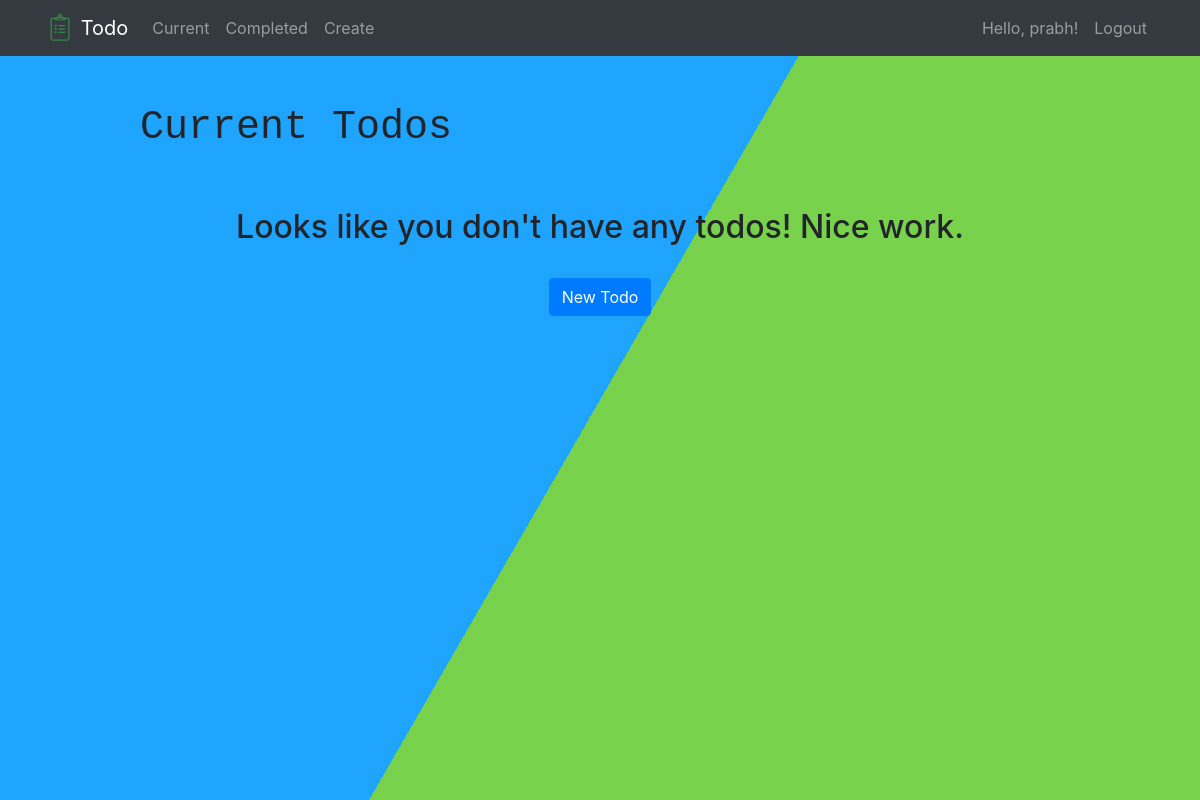
/current/ (signed in), run on an earlier commit of the app's database.
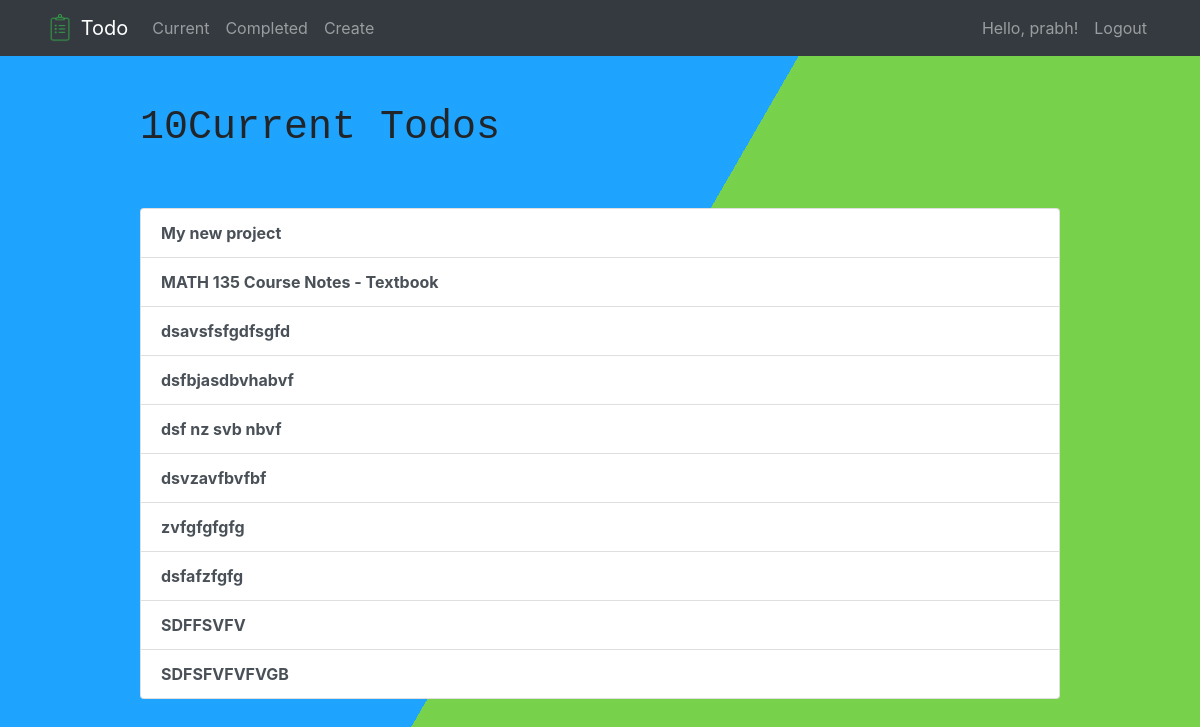
And on a later commit of the database.
### todo/models.py (models this page shows, shortened)
class Todo(models.Model):
    title = models.CharField(max_length = 100)
    memo = models.TextField(blank = True)
    created = models.DateTimeField(auto_now_add = True)
    datecompleted = models.DateTimeField(null = True, blank = True)
    important = models.BooleanField(default = False)
    user = models.ForeignKey(User, on_delete = models.CASCADE)

### todo/views.py (the view)
# urls.py: path('current/', views.currenttodos, name='currenttodos'),
@login_required
def currenttodos(request):
    todos = Todo.objects.filter(user=request.user, datecompleted__isnull = True)
    return render(request, 'todo/currenttodos.html', {'todos': todos})

### todo/templates/todo/currenttodos.html (shortened to what this page needs)
{% extends "todo/base.html" %}
{% block content %}
    <div class="row justify-content-center mt-5">
        <div class="col-md-10">
            {% if todos %}
                 <h1>{{ todos.count }}Current Todo{{ todos.count|pluralize }}</h1>
            {% else %}
                           <h1>Current Todos</h1>
            {% endif %}
        </div>
    </div>
    <div class="row justify-content-center mt-5">
        <div class="col-md-10">
        {% if todos %}
            <div class="list-group">
                {% for todo in todos %}
                    <a href="{% url 'viewtodo' todo.id %}" class="list-group-item list-group-item-action"><b>{{ todo.title }}</b></a>
                {% endfor %}
            </div>
        {% else %}
            <div class="text-center">
                <h2>Looks like you don't have any todos! Nice work.</h2>
            <br>
            <a role="button" class="btn btn-primary" href="{% url 'createtodo' %}">New Todo</a>
            </div>
        {% endif %}
        </div>
    </div>
{% endblock %}

### todo/templates/todo/base.html (shortened to what this page needs)
{% load static %}
<!doctype html>
<html lang="en">
<head>
    <link rel="stylesheet" href="https://stackpath.bootstrapcdn.com/bootstrap/4.4.1/css/bootstrap.min.css">
    <link rel="stylesheet" href="{% static 'todo/style.css' %}" />
</head>
<body>
  <div class="bg"></div>
  <div class="bg bg2"></div>
  <div class="bg bg3"></div>
<nav class="navbar sticky-top navbar-expand-md navbar-dark bg-dark">
<div class="container">
    <a class="navbar-brand" href="{% url 'home' %}">
         <img src="{% static 'todo/logo.png' %}" width="30" height="30" class="d-inline-block align-top">
        <span>Todo</span>
    </a>
    <div class="collapse navbar-collapse" id="navbarNav">
    {% if user.is_authenticated %}
        <ul class="navbar-nav mr-auto">
                <li class="nav-item {{ current }}">
                    <a class="nav-link" href="{% url 'currenttodos' %}">Current</a>
                </li>
                <li class="nav-item {{ completed }}">
                    <a class="nav-link" href="{% url 'completedtodos' %}">Completed</a>
                </li>
                <li class="nav-item {{ create }}">
                    <a class="nav-link" href="{% url 'createtodo' %}">Create</a>
                </li>
        </ul>
    {% endif %}
    <ul class="navbar-nav ml-auto">
            {% if user.is_authenticated %}
            <li class="nav-item {{ user.username }}">
                <span class="nav-link">Hello, {{ user.username }}!</span>
            </li>
                <li class="nav-item">
                    <a href="#" onclick="$('#signOutBtn').click()" class="nav-link">Logout</a>
                </li>
            {% endif %}
        </ul>
    </div>
</div>
</nav>
<div class="container">
{% block content %}{% endblock %}
</div>
</body>
</html>

What changed in the data, as far as the page shows it:
added Todo: title "My new project"
added Todo: title "MATH 135 Course Notes - Textbook"
added Todo: title "dsavsfsfgdfsgfd"
added Todo: title "dsfbjasdbvhabvf"
added Todo: title "dsf nz svb nbvf"
added Todo: title "dsvzavfbvfbf"
added Todo: title "zvfgfgfgfg"
added Todo: title "dsfafzfgfg"
added Todo: title "SDFFSVFV"
added Todo: title "SDFSFVFVFVGB"
Also different on the page:
{{ todos.count }}: (not shown) → "10"
text no longer shown: "Current Todos Looks like you don't have any todos! Nice work. New Todo"
text now shown: "Current Todo"
